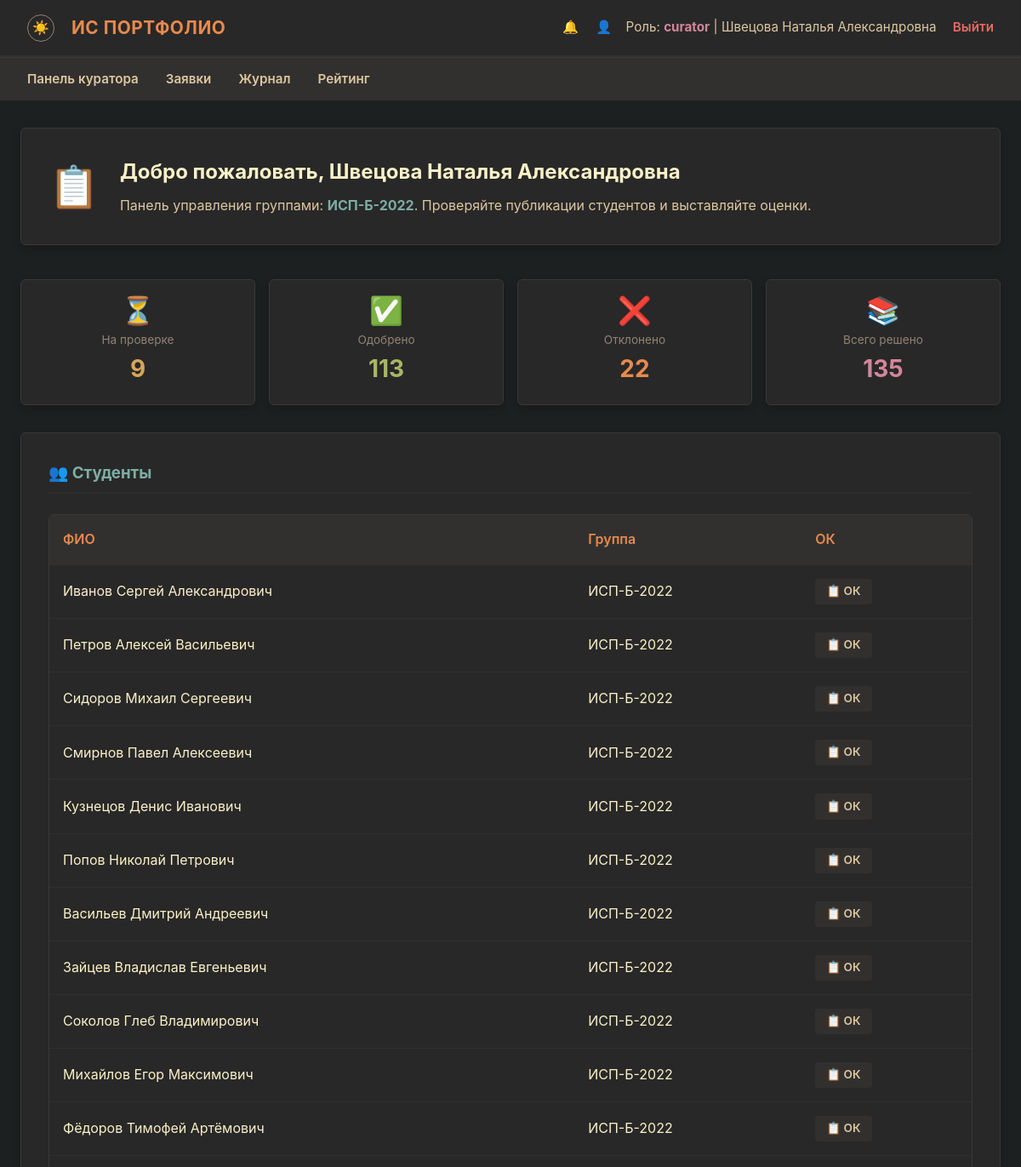
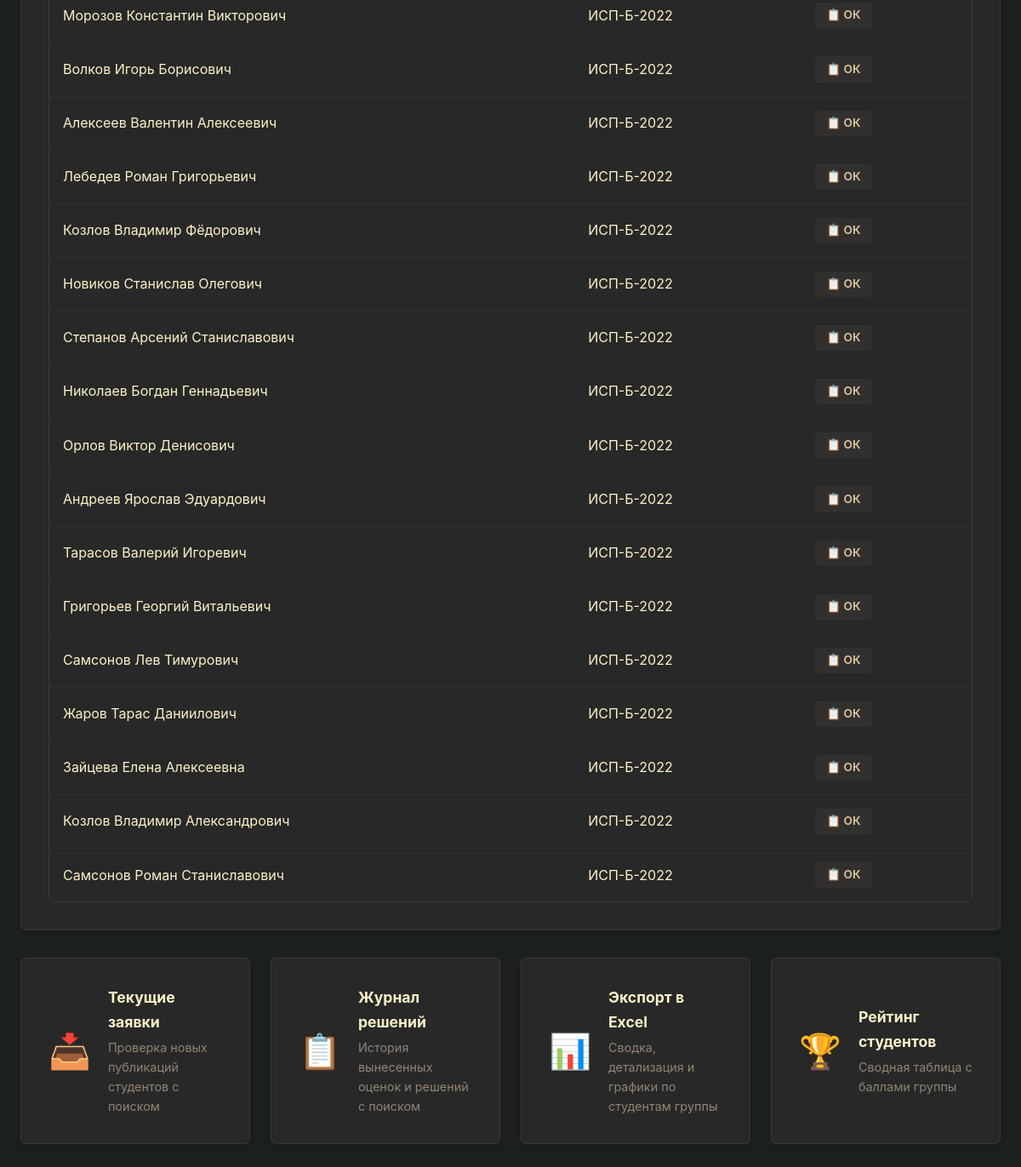
The page /curator/dashboard (signed in) on the database its author committed (2 pictures, top to bottom).
### models.py (models this page shows, shortened)
class User(Base):
    __tablename__ = 'users'
    id:          Mapped[int]       = mapped_column(Integer, primary_key=True)
    username:    Mapped[str]       = mapped_column(String(50), unique=True, nullable=False)
    password_hash: Mapped[str]     = mapped_column(String(256), nullable=False)
    role:        Mapped[str]       = mapped_column(String(20), nullable=False)
    last_name:   Mapped[Optional[str]] = mapped_column(String(50), nullable=True)
    first_name:  Mapped[Optional[str]] = mapped_column(String(50), nullable=True)
    patronymic:  Mapped[Optional[str]] = mapped_column(String(50), nullable=True)
    group_name:  Mapped[Optional[str]] = mapped_column(String(20), nullable=True)
    group_id:    Mapped[Optional[int]] = mapped_column(Integer, ForeignKey('groups.id'), nullable=True)
    events        = relationship('Event', back_populates='student', lazy=True, cascade='all, delete-orphan')
    notifications = relationship('Notification', back_populates='user', lazy=True, cascade='all, delete-orphan')
    curated_groups = relationship('Group', foreign_keys='Group.curator_id', back_populates='curator', lazy='select')

class Group(Base):
    __tablename__ = 'groups'
    id:             Mapped[int] = mapped_column(Integer, primary_key=True)
    name:           Mapped[str] = mapped_column(String(20), unique=True, nullable=False)
    group_number:   Mapped[Optional[str]] = mapped_column(String(10), nullable=True)
    specialty_id:   Mapped[Optional[int]] = mapped_column(Integer, ForeignKey('specialties.id'), nullable=True)
    specialty_name: Mapped[str] = mapped_column(String(200), nullable=False)
    specialty_code: Mapped[str] = mapped_column(String(20), nullable=False)
    budget_type:    Mapped[Optional[str]] = mapped_column(String(10), nullable=True)
    start_year:     Mapped[Optional[int]] = mapped_column(Integer, nullable=True)
    course:         Mapped[int] = mapped_column(Integer, nullable=False)
    department:     Mapped[Optional[str]] = mapped_column(String(100), nullable=True)
    form_of_study:  Mapped[str] = mapped_column(String(50), default='очная')
    start_date:     Mapped[Optional[datetime]] = mapped_column(Date, nullable=True)
    end_date:       Mapped[Optional[datetime]] = mapped_column(Date, nullable=True)
    curator_id:     Mapped[Optional[int]] = mapped_column(Integer, ForeignKey('users.id'), nullable=True)
    created_at:     Mapped[datetime] = mapped_column(DateTime, default=_utcnow)
    specialty_rel = relationship('Specialty', back_populates='groups')
    curator       = relationship('User', foreign_keys=[curator_id], back_populates='curated_groups', lazy=True)

### routes/curator.py (the view)
@router.get('/curator/dashboard')
async def curator_dashboard(request: Request, user: User = Depends(require_curator)):
    stats = get_curator_dashboard_stats(user)
    groups = user.curated_groups
    students = get_curator_students(user)
    return render(request, 'curator.html', pending_count=stats['pending'],
                   approved_count=stats['approved'], rejected_count=stats['rejected'],
                   total_resolved=stats['total_resolved'], groups=groups, students=students)

### templates/curator.html (shortened to what this page needs)
{% extends 'base.html' %}
{% block content %}
<div class="form-card" style="margin-bottom: 2.5rem;">
    <div class="flex-row">
        <div class="welcome-icon">📋</div>
        <div>
            <h2 class="welcome-title">Добро пожаловать, {% if current_user.last_name or current_user.first_name %}{{ current_user.last_name or '' }} {{ current_user.first_name or '' }} {{ current_user.patronymic or '' }}{% else %}{{ current_user.username }}{% endif %}</h2>
            <p class="welcome-text">
                Панель управления группами{% if groups %}: <strong style="color: var(--blue);">{% for g in groups %}{{ g.name }}{% if not loop.last %}, {% endif %}{% endfor %}</strong>{% endif %}.
                Проверяйте публикации студентов и выставляйте оценки.
            </p>
        </div>
    </div>
</div>
<div class="stat-grid">
    <div class="form-card stat-card">
        <div class="stat-icon">⏳</div>
        <div class="stat-label">На проверке</div>
        <div class="stat-value c-yellow">{{ pending_count }}</div>
    </div>
    <div class="form-card stat-card">
        <div class="stat-icon">✅</div>
        <div class="stat-label">Одобрено</div>
        <div class="stat-value c-green">{{ approved_count }}</div>
    </div>
    <div class="form-card stat-card">
        <div class="stat-icon">❌</div>
        <div class="stat-label">Отклонено</div>
        <div class="stat-value c-orange">{{ rejected_count }}</div>
    </div>
    <div class="form-card stat-card">
        <div class="stat-icon">📚</div>
        <div class="stat-label">Всего решено</div>
        <div class="stat-value c-purple">{{ total_resolved }}</div>
    </div>
</div>
{% if students %}
<div class="form-card" style="margin-bottom: 2rem;">
    <h3 class="section-heading">👥 Студенты</h3>
    <div class="table-responsive">
        <table>
            <thead>
                <tr>
                    <th>ФИО</th>
                    <th>Группа</th>
                    <th>ОК</th>
                </tr>
            </thead>
            <tbody>
                {% for s in students %}
                <tr>
                    <td>{{ s.full_name }}</td>
                    <td>{{ s.group_name or '—' }}</td>
                    <td>
                        <a href="{{ url_for('curator_student_ok', student_id=s.id) }}" class="btn"
                           style="padding: 0.2rem 0.75rem; font-size: 0.85rem; background: var(--bg2); color: var(--fg1); text-decoration: none;">
                            📋 ОК
                        </a>
                    </td>
                </tr>
                {% endfor %}
            </tbody>
        </table>
    </div>
</div>
{% endif %}
<div class="action-grid">
    <a href="{{ url_for('curator_pending') }}" class="form-card action-card">
        <div class="action-icon">📥</div>
        <div>
            <h3>Текущие заявки</h3>
            <p>Проверка новых публикаций студентов с поиском</p>
        </div>
    </a>
    <a href="{{ url_for('curator_resolved') }}" class="form-card action-card">
        <div class="action-icon">📋</div>
        <div>
            <h3>Журнал решений</h3>
            <p>История вынесенных оценок и решений с поиском</p>
        </div>
    </a>
    <a href="{{ url_for('curator_export') }}" class="form-card action-card">
        <div class="action-icon">📊</div>
        <div>
            <h3>Экспорт в Excel</h3>
            <p>Сводка, детализация и графики по студентам группы</p>
        </div>
    </a>
    <a href="{{ url_for('rating') }}" class="form-card action-card">
        <div class="action-icon">🏆</div>
        <div>
            <h3>Рейтинг студентов</h3>
            <p>Сводная таблица с баллами группы</p>
        </div>
    </a>
</div>
{% endblock %}

### templates/base.html (shortened to what this page needs)
<!DOCTYPE html>
<html lang="ru">
<head>
    <link rel="stylesheet" href="/static/css/style.css">
</head>
<body
    data-csrf-token="{{ csrf_token }}"
    data-user-authenticated="{{ 'true' if current_user else 'false' }}"
>
    {% if current_user %}
    <nav class="navbar">
        <div class="navbar-brand">
            <button class="theme-toggle" id="themeToggle" title="Сменить тему">☀️</button>
            ИС Портфолио
        </div>
        <div class="navbar-user">
            <a href="/notifications" style="color: var(--fg1); text-decoration: none; margin-right: 1rem; position: relative;">
                🔔
            </a>
            <a href="/profile" style="color: var(--fg1); text-decoration: none; margin-right: 0.75rem;">👤</a>
            Роль: <strong>{{ current_user.role }}</strong> |
            {% if current_user.last_name or current_user.first_name %}
            {{ current_user.last_name or '' }} {{ current_user.first_name or '' }} {{ current_user.patronymic or '' }}
            {% else %}
            {{ current_user.username }}
            {% endif %}
            <a href="/logout" class="logout-link">Выйти</a>
        </div>
    </nav>
    <nav class="role-nav">
        <ul>
            {% if current_user.role == 'admin' %}
            <li><a href="/admin/dashboard">Панель</a></li>
            <li><a href="/admin/users">Пользователи</a></li>
            <li><a href="/admin/groups">Группы</a></li>
            <li><a href="/admin/audit">Аудит</a></li>
            {% elif current_user.role == 'student' %}
            <li><a href="/student/dashboard">Моя панель</a></li>
            <li><a href="/student/create">Создать пост</a></li>
            <li><a href="/student/history">История</a></li>
            <li><a href="/rating">Рейтинг</a></li>
            {% elif current_user.role == 'curator' %}
            <li><a href="/curator/dashboard">Панель куратора</a></li>
            <li><a href="/curator/pending">Заявки</a></li>
            <li><a href="/curator/resolved">Журнал</a></li>
            <li><a href="/rating">Рейтинг</a></li>
            {% endif %}
        </ul>
    </nav>
    {% endif %}
    <div class="container">
        {% block content %}{% endblock %}
    </div>
</body>
</html>

### static/css/style.css (style rules this page uses)
:root { --bg0: #1d2021; --bg1: #282828; --bg2: #32302f; --bg3: #3c3836; --fg0: #fbf1c7; --fg1: #ddc7a1; --red: #ea6962; --green: #a9b665; --yellow: #d8a657; --blue: #7daea3; --orange: #e78a4e; --purple: #d3869b; --gray: #928374; }
* { box-sizing: border-box; margin: 0; padding: 0; }
body { background-color: var(--bg0); color: var(--fg0); font-family: -apple-system, BlinkMacSystemFont, "Segoe UI", Roboto, Helvetica, Arial, sans-serif; font-size: 16px; line-height: 1.6; padding-bottom: 3rem; }
.navbar { background-color: var(--bg1); padding: 1rem 2rem; display: flex; justify-content: space-between; align-items: center; border-bottom: 2px solid var(--bg2); box-shadow: 0 4px 6px rgba(0, 0, 0, 0.3); }
.navbar-brand { display: flex; align-items: center; gap: 0.5rem; font-weight: 700; color: var(--orange); font-size: 1.3rem; letter-spacing: 0.5px; text-transform: uppercase; }
.navbar-user { color: var(--fg1); font-size: 0.95rem; }
.navbar-user strong { color: var(--purple); }
.logout-link { color: var(--red); text-decoration: none; margin-left: 15px; font-weight: 600; border-bottom: 1px dashed transparent; transition: border-color 0.2s ease; }
.role-nav { background-color: var(--bg2); padding: 0.75rem 2rem; border-top: 1px solid var(--bg3); }
.role-nav ul { list-style: none; display: flex; gap: 2rem; margin: 0; }
.role-nav li { display: inline; }
.role-nav a { color: var(--fg1); text-decoration: none; font-weight: 600; font-size: 0.95rem; padding: 0.5rem 0; border-bottom: 2px solid transparent; transition: border-color 0.2s ease, color 0.2s ease; }
.container { max-width: 1200px; margin: 2rem auto; padding: 0 1.5rem; }
.form-card { background-color: var(--bg1); border: 1px solid var(--bg3); border-radius: 6px; padding: 2rem; margin-bottom: 2rem; box-shadow: 0 4px 10px rgba(0, 0, 0, 0.2); }
.btn { display: inline-block; padding: 0.75rem 1.5rem; border: 1px solid transparent; border-radius: 4px; cursor: pointer; font-weight: 600; font-size: 0.95rem; text-align: center; text-decoration: none; transition: opacity 0.15s ease, transform 0.1s ease; }
.table-responsive { width: 100%; overflow-x: auto; background-color: var(--bg1); border: 1px solid var(--bg3); border-radius: 6px; margin-top: 1.5rem; }
table { width: 100%; border-collapse: collapse; text-align: left; }
th, td { padding: 1rem; border-bottom: 1px solid var(--bg2); }
th { background-color: var(--bg2); color: var(--orange); font-weight: 600; }
tr:last-child td { border-bottom: none; }
.theme-toggle { background: none; border: 1px solid var(--gray); border-radius: 50%; width: 32px; height: 32px; display: inline-flex; align-items: center; justify-content: center; cursor: pointer; font-size: 1rem; line-height: 1; color: var(--fg1); margin-right: 0.75rem; vertical-align: middle; }
.flex-row { display: flex; align-items: center; gap: 1.5rem; flex-wrap: wrap; }
.stat-grid { display: grid; grid-template-columns: repeat(auto-fit, minmax(140px, 1fr)); gap: 1rem; margin-bottom: 2rem; }
.action-grid { display: grid; grid-template-columns: repeat(auto-fit, minmax(260px, 1fr)); gap: 1.5rem; margin-bottom: 2rem; }
.stat-card { margin: 0; text-align: center; padding: 1.25rem; }
.stat-card .stat-icon { font-size: 2rem; line-height: 1; }
.stat-card .stat-label { color: var(--gray); font-size: 0.85rem; margin-top: 0.5rem; }
.stat-card .stat-value { font-size: 1.75rem; font-weight: bold; }
.stat-value.c-green { color: var(--green); }
.stat-value.c-yellow { color: var(--yellow); }
.stat-value.c-orange { color: var(--orange); }
.stat-value.c-purple { color: var(--purple); }
.welcome-icon { font-size: 3rem; line-height: 1; }
.welcome-title { color: var(--fg0); margin: 0 0 0.5rem 0; }
.welcome-text { color: var(--fg1); margin: 0; }
.action-card { margin: 0; display: flex; align-items: center; gap: 1.25rem; text-decoration: none; transition: transform 0.15s ease; cursor: pointer; }
.action-card .action-icon { font-size: 2.5rem; line-height: 1; }
.action-card h3 { color: var(--fg0); margin: 0 0 0.25rem 0; font-size: 1.1rem; }
.action-card p { color: var(--gray); margin: 0; font-size: 0.9rem; }
.section-heading { margin-bottom: 1.5rem; color: var(--blue); border-bottom: 1px solid var(--bg2); padding-bottom: 0.5rem; }

### rows shown on the page
User: role "curator", last_name "Швецова", first_name "Наталья", patronymic "Александровна"
Group: name "ИСП-Б-2022"
User: full_name "Иванов Сергей Александрович", group_name "ИСП-Б-2022"
User: full_name "Петров Алексей Васильевич", group_name "ИСП-Б-2022"
User: full_name "Сидоров Михаил Сергеевич", group_name "ИСП-Б-2022"
User: full_name "Смирнов Павел Алексеевич", group_name "ИСП-Б-2022"
User: full_name "Кузнецов Денис Иванович", group_name "ИСП-Б-2022"
User: full_name "Попов Николай Петрович", group_name "ИСП-Б-2022"
User: full_name "Васильев Дмитрий Андреевич", group_name "ИСП-Б-2022"
User: full_name "Зайцев Владислав Евгеньевич", group_name "ИСП-Б-2022"
User: full_name "Соколов Глеб Владимирович", group_name "ИСП-Б-2022"
User: full_name "Михайлов Егор Максимович", group_name "ИСП-Б-2022"
User: full_name "Фёдоров Тимофей Артёмович", group_name "ИСП-Б-2022"
User: full_name "Морозов Константин Викторович", group_name "ИСП-Б-2022"
User: full_name "Волков Игорь Борисович", group_name "ИСП-Б-2022"
User: full_name "Алексеев Валентин Алексеевич", group_name "ИСП-Б-2022"
User: full_name "Лебедев Роман Григорьевич", group_name "ИСП-Б-2022"
User: full_name "Козлов Владимир Фёдорович", group_name "ИСП-Б-2022"
User: full_name "Новиков Станислав Олегович", group_name "ИСП-Б-2022"
User: full_name "Степанов Арсений Станиславович", group_name "ИСП-Б-2022"
User: full_name "Николаев Богдан Геннадьевич", group_name "ИСП-Б-2022"
User: full_name "Орлов Виктор Денисович", group_name "ИСП-Б-2022"
User: full_name "Андреев Ярослав Эдуардович", group_name "ИСП-Б-2022"
User: full_name "Тарасов Валерий Игоревич", group_name "ИСП-Б-2022"
User: full_name "Григорьев Георгий Витальевич", group_name "ИСП-Б-2022"
User: full_name "Самсонов Лев Тимурович", group_name "ИСП-Б-2022"
User: full_name "Жаров Тарас Даниилович", group_name "ИСП-Б-2022"
User: full_name "Зайцева Елена Алексеевна", group_name "ИСП-Б-2022"
User: full_name "Козлов Владимир Александрович", group_name "ИСП-Б-2022"
User: full_name "Самсонов Роман Станиславович", group_name "ИСП-Б-2022"

### other values the page prints
{{ pending_count }} "9"
{{ approved_count }} "113"
{{ rejected_count }} "22"
{{ total_resolved }} "135"
